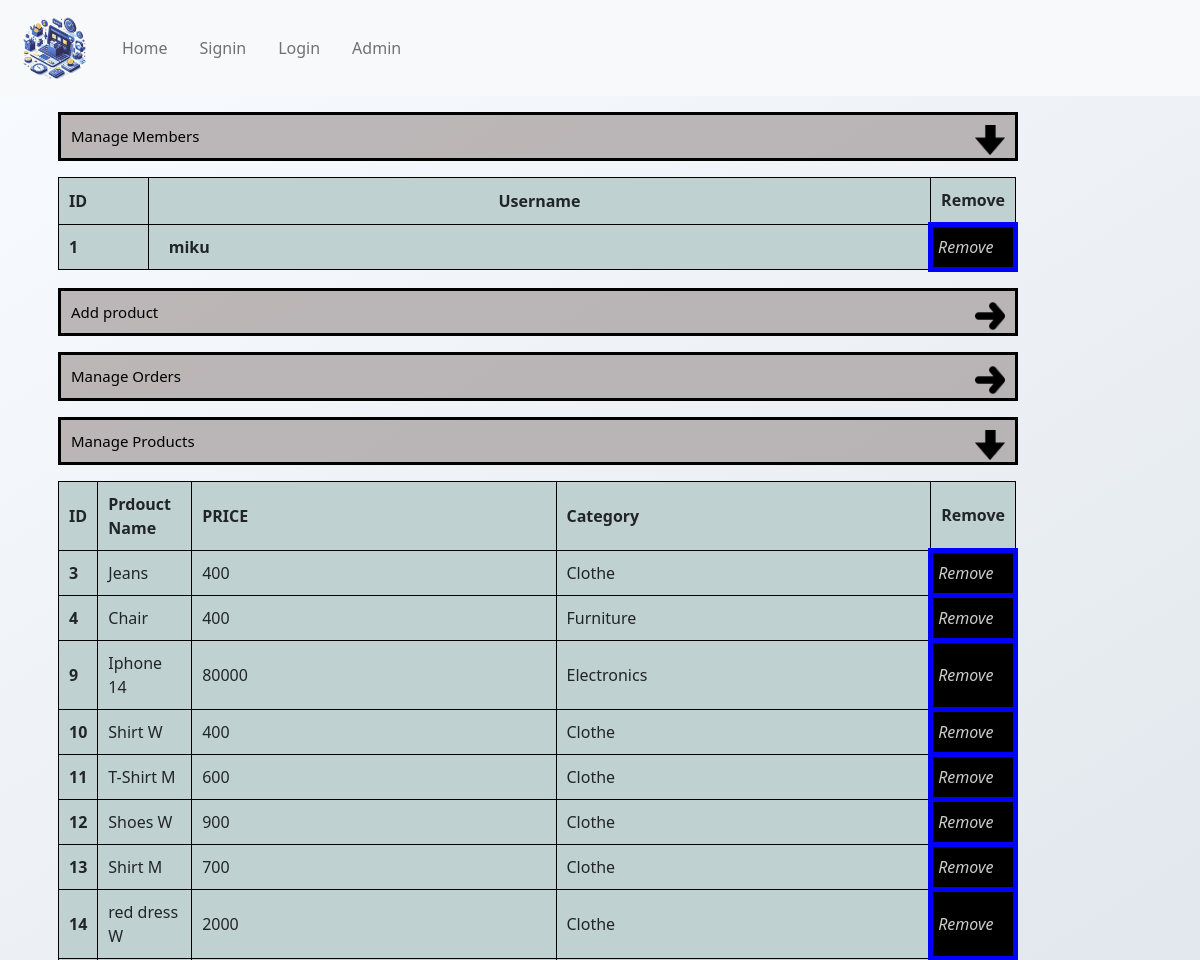
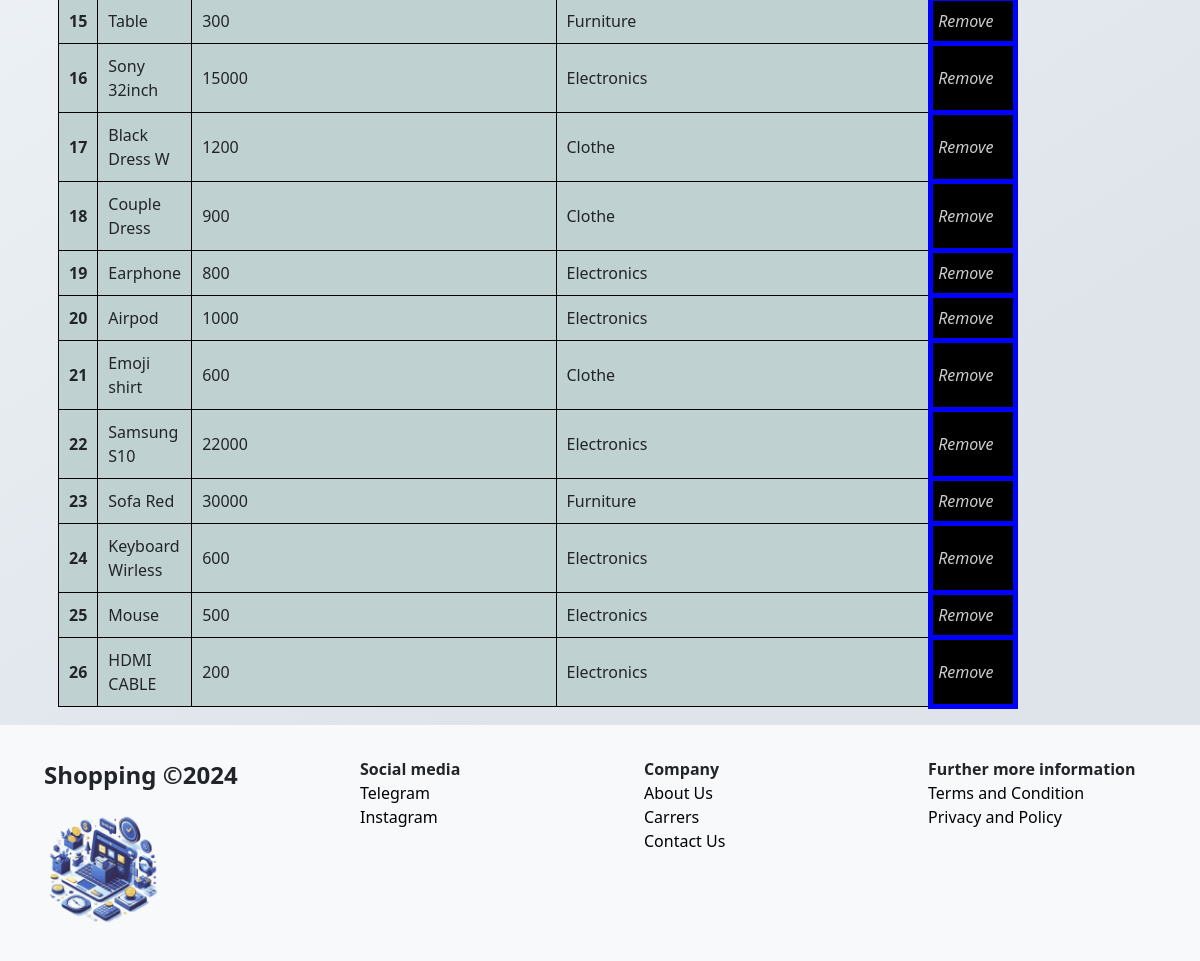
/admin_manager (signed in), run on the app's committed database (2 pictures, top to bottom).
### tables this page shows
CREATE TABLE users(id INTEGER PRIMARY KEY,username TEXT,password TEXT);

CREATE TABLE products(id INTEGER PRIMARY KEY,name TEXT,category TEXT,price INTEGER,image_path TEXT);

### app.py (the view, shortened to what this page needs)
@app.route("/admin_manager", methods=["GET", "POST"])
def admin_manager():
    if request.method == "GET":
        if is_authenticated() and is_admin():
            rows = db.execute("Select * FROM users")
            orders = db.execute("Select * FROM orders")
            products = db.execute("Select * FROM products")
            return render_template("admin_manager.html",rows = rows,orders = orders, products = products)
        else:
            return redirect(url_for("admin"))
    return render_template("admin_manager.html")

### app.py (called while the page is built)
def is_authenticated():
    return session.get("user_id") is not None

def is_admin():
    return session.get("user_role") == "admin"

@app.after_request
def after_request(response):
    response.headers["Cache-Control"] = "no-cache, no-store, must-revalidate"
    response.headers["Expires"] = 0
    response.headers["Pragma"] = "no-cache"
    return response

### templates/admin_manager.html (shortened to what this page needs)
{% extends "layout.html" %}
{% block activea %}activea{% endblock %}
{% block body %}
        <div class="container">
            <div id="controller" class="m-3">Manage Members<span><img src="../static/images/arrow_right.png"  id = "arrow" class="arrow"></span></div>
        <table class="m-3" id="membersFile">
            <thead>
                <tr>
                    <th scope="col" class="id">ID</th>
                    <th scope="col" class="content">Username</th>
                    <th scope="col" class="delete">Remove</th>
                </tr>
            </thead>
            <tbody>
                {% for row in rows %}
                <tr>
                    <th scope="row">{{ row.id }}</td>
                    <td class="username">{{ row.username }}</td>
                    <td class="remove">Remove</td>
                </tr>
                {% endfor %}
            </tbody>
        </table>
    </div>
        <div class="container">
            <div id="controllerp" class="m-3 ">Add product<span><img src="../static/images/arrow_right.png"  id = "arrowp" class="arrow"></span></div>
        </div>
<div class="container">
            <div id="controllero" class="m-3">Manage Orders<span><img src="../static/images/arrow_right.png"  id = "arrowo" class="arrow"></span></div>
    </div>
    <div class="container">
            <div id="controllerpd" class="m-3">Manage Products<span><img src="../static/images/arrow_right.png"  id = "arrowpd" class="arrow"></span></div>
        <table class="m-3" id="membersFilepd">
            <thead>
                <tr>
                    <th scope="col">ID</th>
                    <th scope="col">Prdouct Name</th>
                    <th scope="col" class="priceo">PRICE</th>
                    <th scope="col"  class="phoneo" >Category</th>
                    <th scope="col">Remove</th>
                </tr>
            </thead>
            <tbody class="productpd">
                {% for product in products %}
                <tr>
                    <th scope="row" class = "idpd">{{ product.id }}</td>
                    <td class="productname" >{{ product.name }}</td>
                    <td  >{{ product.price }}</td>
                    <td  >{{ product.category }}</td>
                    <td class="removepd">Remove</td>
                </tr>
                {% endfor %}
            </tbody>
        </table>
    </div>
{% endblock %}

### templates/layout.html (shortened to what this page needs)
<!DOCTYPE html>
<html>
<head>
    <link rel="stylesheet" href="../static/css/bootstrap.min.css"/>
    <link rel="stylesheet" href="../static/css/styles.css"/>
</head>
<body>
    <nav class="navbar p-2 navbar-expand-lg navbar-light bg-light">
        <div class="container-fluid">
          <a class="navbar-brand" href="/"><img src="../static/images/newlogo.png" class="logo"></a>
          <div class="collapse navbar-collapse" id="navbarNav">
            <ul class="navbar-nav">
              <li class="nav-item p-2">
                <a class="nav-link {% block activeh %} {% endblock %}" aria-current="page" href="/">Home</a>
              </li>
              <li class="nav-item p-2">
                <a class="nav-link {% block actives %} {% endblock %}" href="/signin">Signin</a>
              </li>
              <li class="nav-item p-2">
                <a class="nav-link {% block activel %} {% endblock %}" href="/login">Login</a>
              </li>
              <li class="nav-item p-2 ">
                <a class="nav-link {% block activea %} {% endblock %}" href="/admin">Admin</a>
              </li>
            </ul>
          </div>
        </div>
      </nav>
      <div class="wrapper">{% block body %} {% endblock %}</div>
    <footer class="foot bg-light">
        <div class="container-fluid">
            <div class="row">
                <div class = "col-md-3  col-6">
                    <p class="title">Shopping &copy;2024</p>
                    <img src="../static/images/newlogo.png" class="logofoot" alt="">
                </div>
                <div class = "col-md-3  col-6">
                  <ul>
                    <li class="head">Social media</li>
                    <li><a href="t.me/nathnael_tamirat" target="_blank">Telegram</a></li>
                    <li><a href="https://www.instagram.com/nathnael_tamirat/" target="_blank">Instagram</a></li>
                </ul>
                </div>
                <div class = "col-md-3  col-6">
                    <ul>
                        <li class="head">Company</li>
                        <li><a href="#">About Us</a></li>
                        <li><a href="#">Carrers</a></li>
                        <li><a href="#">Contact Us</a></li>
                    </ul>
                </div>
                <div class = "col-md-3  col-6">
                    <ul>
                        <li class="head">Further more information</li>
                        <li><a href="#">Terms and Condition</a></li>
                        <li><a href="#">Privacy and Policy</a></li>
                    </ul>
                </div>
            </div>
        </div>
    </footer>
</body>
</html>

### static/css/styles.css (style rules this page uses)
html, body { height: 100%; margin: 0; overflow-x: hidden; }
body { display: flex; flex-direction: column; background-color: #f9fcff; background-image: linear-gradient(147deg, #f9fcff 0%, #dee4ea 74%); ; }
.bg-light { background-color: #FFFDD0; }
.wrapper { flex: 1; }
.foot { width: 100vw; padding: 2em; }
ul { list-style-type: none; }
ul li a { text-decoration: none; color:#000; }
.head { font-weight: bolder; }
.title { font-size: 1.5rem; font-weight: bolder; }
.logo { width:70px; height:70px; }
.logofoot { width:120px; height:120px; }
#controller,#controllerp,#controllero,#controllerpd { width:80VW; margin:auto; background-color: #a79e9ebb; color:#000; height:fit-content; border:3px solid #000; padding:10px; font-size: 15px; }
.arrow,.arrowo,.arrowpd { width:30px; height:30px; float:right; }
table { width:80vw; }
th, td { border: 1px solid black; border-collapse: collapse; }
.id { width:10%; }
.phoneo { width:100%; }
.priceo { width:50%; }
.content { width:100%; text-align: center; }
.delete { width:40%; }
.username { text-indent: 10px; font-weight: bold; }
th, td { background-color: rgb(192, 209, 209); padding:10px; }
.remove,.removeo,.removepd { border:5px solid blue; padding:5px; font-style: italic; background-color: #000; color: hsla(0, 0%, 100%, 0.801); }

### data on the page
users: id "1", username "miku"
products: id "3", name "Jeans", price "400", category "Clothe"
products: id "4", name "Chair", price "400", category "Furniture"
products: id "9", name "Iphone 14", price "80000", category "Electronics"
products: id "10", name "Shirt W", price "400", category "Clothe"
products: id "11", name "T-Shirt M", price "600", category "Clothe"
products: id "12", name "Shoes W", price "900", category "Clothe"
products: id "13", name "Shirt M", price "700", category "Clothe"
products: id "14", name "red dress W", price "2000", category "Clothe"
products: id "15", name "Table", price "300", category "Furniture"
products: id "16", name "Sony 32inch", price "15000", category "Electronics"
products: id "17", name "Black Dress W", price "1200", category "Clothe"
products: id "18", name "Couple Dress", price "900", category "Clothe"
products: id "19", name "Earphone", price "800", category "Electronics"
products: id "20", name "Airpod", price "1000", category "Electronics"
products: id "21", name "Emoji shirt", price "600", category "Clothe"
products: id "22", name "Samsung S10", price "22000", category "Electronics"
products: id "23", name "Sofa Red", price "30000", category "Furniture"
products: id "24", name "Keyboard Wirless", price "600", category "Electronics"
products: id "25", name "Mouse", price "500", category "Electronics"
products: id "26", name "HDMI CABLE", price "200", category "Electronics"
